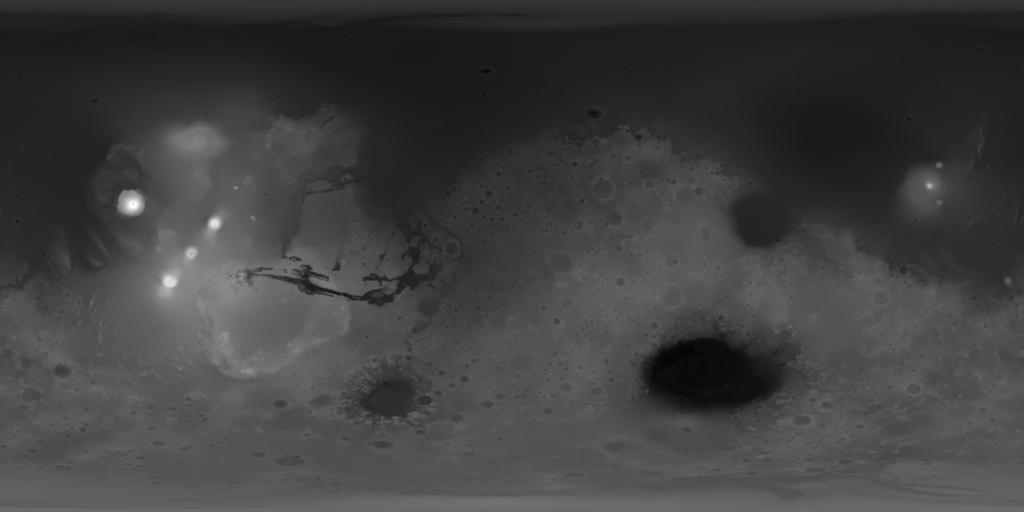
#> input picture mola_1024x512_200mp.jpg, 1024 x 512 px
$ python practice_profile_olympus.py
#> lines starting #> are read from the running program, lines starting #| are printed output that depends on the picture
"""West-East elevation profile through Olympus Mons."""
from PIL import Image, ImageDraw
from matplotlib import pyplot as plt

# Load image and get x and z values along horiz profile parallel to y _coord.
y_coord = 202
im = Image.open('mola_1024x512_200mp.jpg').convert('L')
#> im is the input picture: PIL image 1024x512 L; min 1, max 255, mean 64
width, height = im.size
#> width = 1024; height = 512
x_vals = [x for x in range(width)]
#> x_vals = 1024 values from 0 to 1023
z_vals = [im.getpixel((x, y_coord)) for x in x_vals]
#> z_vals = 1024 values, max 249 at index 135, min 35 at index 82, mean 60.3

# Draw profile on MOLA image.
draw = ImageDraw.Draw(im)
draw.line((0, y_coord, width, y_coord), fill=255, width=3)
draw.text((100, 165), 'Olympus Mons', fill=255)
im.show()
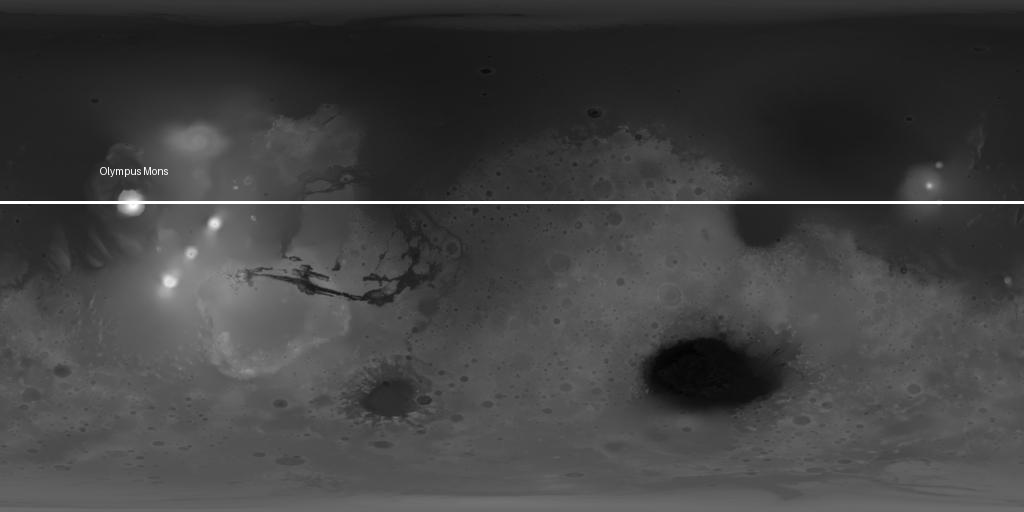
#> shown: PIL image 1024x512 L; min 1, max 255, mean 65.2

# Make profile plot.
fig, ax = plt.subplots(figsize=(9, 4))
axes = plt.gca()
axes.set_ylim(0, 400)
ax.plot(x_vals, z_vals, color='black')
ax.set(xlabel='x-coordinate',
       ylabel='Intensity (height)',
       title="Mars Elevation Profile (y = 202)")
ratio = 0.15  # Reduces vertical exaggeration in profile.
xleft, xright = ax.get_xlim()
ybase, ytop = ax.get_ylim()
ax.set_aspect(abs((xright-xleft)/(ybase-ytop)) * ratio)
plt.text(0, 310, 'WEST', fontsize=10)
plt.text(980, 310, 'EAST', fontsize=10)
plt.text(100, 280, 'Olympus Mons', fontsize=8)
##ax.grid()
plt.show()
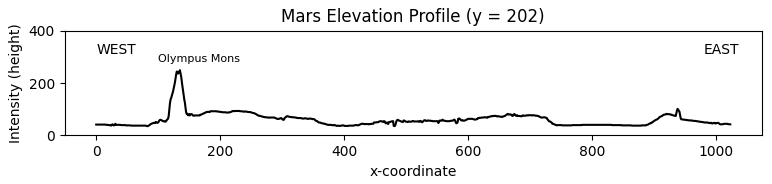
#> figure drawn by matplotlib, 1 panel; curve peaks at x = 135, y = 249
